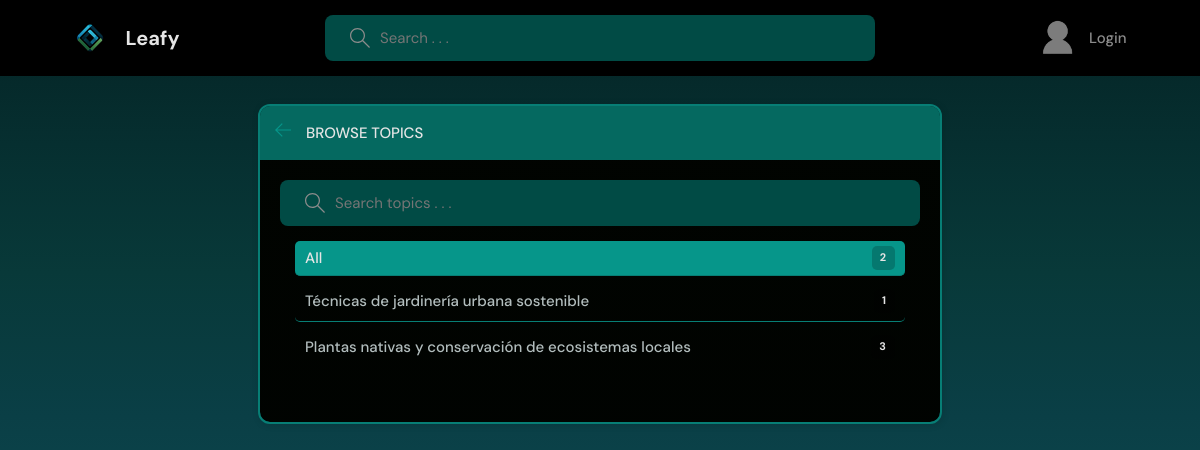
Before: /topics/ with the older database file.
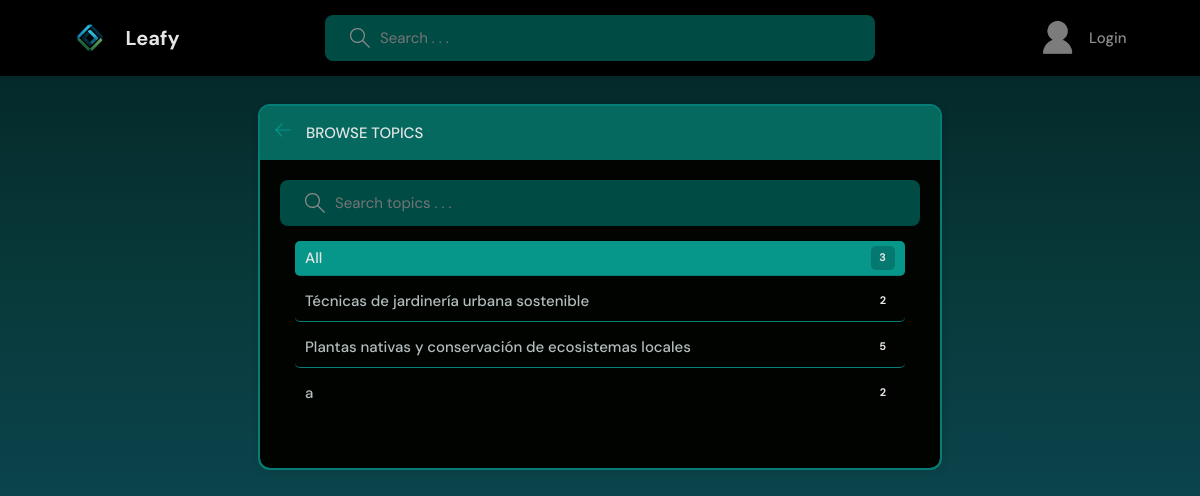
After: the same page with the newer database file.
### base/models.py (models this page shows, shortened)
class Topic(models.Model):
    name = models.CharField(max_length=200)

### base/views.py (the view)
# urls.py: path('topics/', views.topicsPage, name ="topics"),
def topicsPage(request):
    q = request.GET.get('q') if request.GET.get('q') != None else ''
    topics = Topic.objects.filter(name__icontains=q)
    return render(request, 'base/topics.html', {'topics' : topics})

### base/templates/base/topics.html (shortened to what this page needs)
{%  extends 'main.html' %}
{% block content %}
    <main class="create-room layout">
      <div class="container">
        <div class="layout__box">
          <div class="layout__boxHeader">
            <div class="layout__boxTitle">
              <a href="{% url 'home' %}">
                <svg version="1.1" xmlns="http://www.w3.org/2000/svg" width="32" height="32" viewBox="0 0 32 32">
                  <title>arrow-left</title>
                  <path
                    d="M13.723 2.286l-13.723 13.714 13.719 13.714 1.616-1.611-10.96-10.96h27.625v-2.286h-27.625l10.965-10.965-1.616-1.607z"
                  ></path>
                </svg>
              </a>
              <h3>Browse Topics</h3>
            </div>
          </div>
          <div class="topics-page layout__body">
            <form action="" method="GET" class="header__search">
              <label>
                <input name="q" placeholder="Search topics . . ." />
              </label>
            </form>
            <ul class="topics__list">
              <li>
                <a href="{% url 'topics' %}" class="active">All <span>{{topics.count}}</span></a>
              </li>
              {% for topic in topics %}
              <li>
                <a href="{% url 'home' %}?q={{topic.name}}" {% if request.GET.q == topic.name %}class="active"{% endif %}>{{topic.name}}<span>{{topic.room_set.all.count}}</span></a>
              </li>
              {% endfor %}
            </ul>
          </div>
        </div>
      </div>
    </main>
    {% endblock %}

Changed rows visible on the page:
computed for Topic "Técnicas de jardinería urbana sostenible": room_set.all.count "1" → "2"
computed for Topic "Plantas nativas y conservación de ecosistemas locales": room_set.all.count "3" → "5"
added Topic: name "a", room_set.all.count "2"
Other visible differences:
{{ topics.count }}: "2" → "3"
